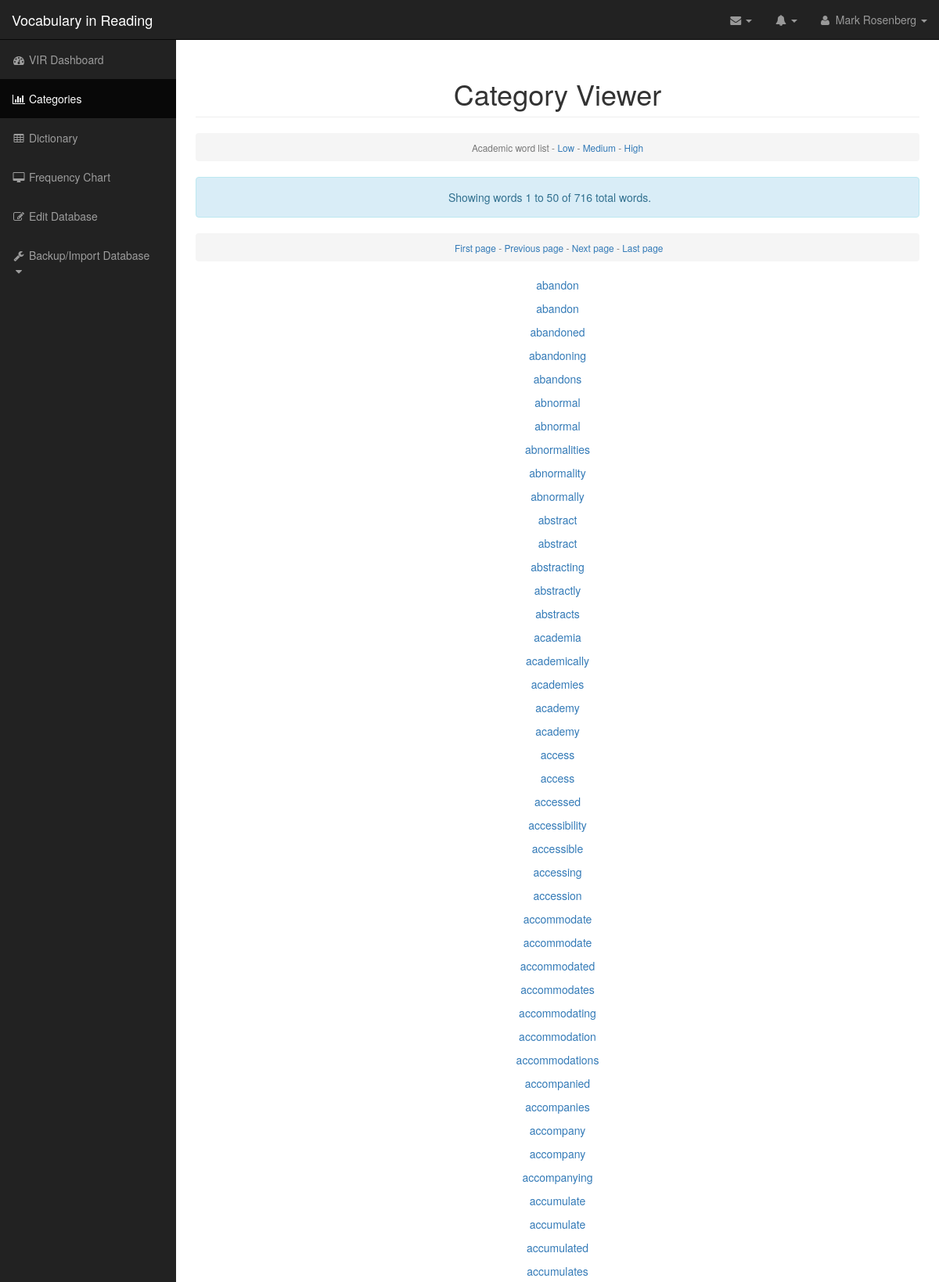
The app's page /Code/VIRS_Admin_Panel_v2.0/awl.php (upper part) with its own data.
### tables this page shows
CREATE TABLE IF NOT EXISTS `awl` (
  `id` int(11) NOT NULL AUTO_INCREMENT,
  `word` varchar(256) NOT NULL,
  PRIMARY KEY (`id`)
);

### Code/VIRS_Admin_Panel_v2.0/awl.php (the view, shortened to what this page needs)
<?php require_once('Connections/sql.php'); ?>
<?php
$currentPage = $_SERVER["PHP_SELF"];
$maxRows_Recordset1 = 50;
$pageNum_Recordset1 = 0;
$startRow_Recordset1 = $pageNum_Recordset1 * $maxRows_Recordset1;
$query_Recordset1 = "SELECT * FROM awl ORDER BY word ASC";
$query_limit_Recordset1 = sprintf("%s LIMIT %d, %d", $query_Recordset1, $startRow_Recordset1, $maxRows_Recordset1);
$Recordset1 = mysql_query($query_limit_Recordset1, $sql) or die(mysql_error());
$row_Recordset1 = mysql_fetch_assoc($Recordset1);
if (isset($_GET['totalRows_Recordset1'])) {
  $totalRows_Recordset1 = $_GET['totalRows_Recordset1'];
} else {
  $all_Recordset1 = mysql_query($query_Recordset1);
  $totalRows_Recordset1 = mysql_num_rows($all_Recordset1);
}
$totalPages_Recordset1 = ceil($totalRows_Recordset1/$maxRows_Recordset1)-1;
$queryString_Recordset1 = "";
$queryString_Recordset1 = sprintf("&totalRows_Recordset1=%d%s", $totalRows_Recordset1, $queryString_Recordset1);
 $active = 1;   require 'header.php';
?>
<body><div align ="center">
  <div class="row">
                    <div class="col-lg-12">
                        <h1 class="page-header">
                            Category Viewer <br />
                        </h1>
       <ol class="breadcrumb">
                            <li class="active">
                                <i class="fa fa"></i><small>Academic word list - <a href="lo.php">Low</a> - <a href="med.php">Medium</a> - <a href="hi.php">High</a></small></li>
                        </ol>
<div class="row">
                    <div class="col-lg-12">
                        <div class="alert alert-info alert-dismissable">
<p>Showing words <?php echo ($startRow_Recordset1 + 1) ?> to <?php echo min($startRow_Recordset1 + $maxRows_Recordset1, $totalRows_Recordset1) ?> of <?php echo $totalRows_Recordset1 ?> total words.</p>
</div>
                    </div>
                </div>
<ol class="breadcrumb">
                            <li class="active">
                                <i class="fa fa"></i><small>
<a href="<?php printf("%s?pageNum_Recordset1=%d%s", $currentPage, 0, $queryString_Recordset1); ?>">First page</a> - <a href="<?php printf("%s?pageNum_Recordset1=%d%s", $currentPage, max(0, $pageNum_Recordset1 - 1), $queryString_Recordset1); ?>">Previous page</a> - <a href="<?php printf("%s?pageNum_Recordset1=%d%s", $currentPage, min($totalPages_Recordset1, $pageNum_Recordset1 + 1), $queryString_Recordset1); ?>">Next page</a> - <a href="<?php printf("%s?pageNum_Recordset1=%d%s", $currentPage, $totalPages_Recordset1, $queryString_Recordset1); ?>">Last page</a></small></li>
                        </ol>
<?php do { ?>
  <p><a href="define.php?word=<?php echo $row_Recordset1['word']; ?>" onclick="window.open(this.href, 'mywin',
'left=20,top=20,width=400,height=300,toolbar=0,resizable=0'); return false;"><?php echo $row_Recordset1['word']; ?></a></p>
  <?php } while ($row_Recordset1 = mysql_fetch_assoc($Recordset1)); ?>
</div></div></div>
<?php
 require 'footer.php';
?>

### Code/VIRS_Admin_Panel_v2.0/header.php (shortened to what this page needs)
<!DOCTYPE html>
<html lang="en">
<head>
    <link href="css/bootstrap.min.css" rel="stylesheet">
    <link href="css/sb-admin.css" rel="stylesheet">
    <link href="css/plugins/morris.css" rel="stylesheet">
    <link href="font-awesome/css/font-awesome.min.css" rel="stylesheet" type="text/css">
</head>
<body>
    <div id="wrapper">
        <nav class="navbar navbar-inverse navbar-fixed-top" role="navigation">
            <div class="navbar-header">
                <a class="navbar-brand" href="./">Vocabulary in Reading</a>
            </div>
            <ul class="nav navbar-right top-nav">
                <li class="dropdown">
                    <a href="#" class="dropdown-toggle" data-toggle="dropdown"><i class="fa fa-envelope"></i> <b class="caret"></b></a>
                </li>
                <li class="dropdown">
                    <a href="#" class="dropdown-toggle" data-toggle="dropdown"><i class="fa fa-bell"></i> <b class="caret"></b></a>
                </li>
                <li class="dropdown">
                    <a href="#" class="dropdown-toggle" data-toggle="dropdown"><i class="fa fa-user"></i> &nbsp;Mark Rosenberg <b class="caret"></b></a>
                </li>
            </ul>
            <div class="collapse navbar-collapse navbar-ex1-collapse">
                <ul class="nav navbar-nav side-nav">
                    <li <?php if( $active == 0){ ?>class="active"><?php } else echo ">";  ?>
                        <a href="./"><i class="fa fa-fw fa-dashboard"></i> VIR Dashboard</a>
                    </li>
                    <li <?php if( $active == 1){ ?>class="active"><?php } else echo ">";?>
                        <a href="awl.php"><i class="fa fa-fw fa-bar-chart-o"></i> Categories</a>
                    </li>
                    <li <?php if( $active == 2){ ?>class="active"><?php } else echo ">";?>
                        <a href="dict.php"><i class="fa fa-fw fa-table"></i> Dictionary</a>
                    </li>
                    <li <?php if( $active == 3){ ?>class="active"><?php } else echo ">";?>
                        <a href="freq.php"><i class="fa fa-fw fa-desktop"></i> Frequency Chart</a>
                    </li>
                    <li <?php if( $active == 4){ ?>class="active"><?php } else echo ">";?>
                        <a href="edit.php"><i class="fa fa-fw fa-edit"></i> Edit Database</a>
                    </li>
                    <li <?php if( $active == 5){ ?>class="active"><?php } else echo ">";?>
                        <a href="javascript:;" data-toggle="collapse" data-target="#demo"><i class="fa fa-fw fa-wrench"></i> Backup/Import Database <i class="fa fa-fw fa-caret-down"></i></a>
                    </li>
                </ul>
            </div>
        </nav>
        <div id="page-wrapper">
            <div class="container-fluid">

### Code/VIRS_Admin_Panel_v2.0/footer.php (shortened to what this page needs)
                    </div>
                </div>
                            </div>
</body>
</html>

### Code/VIRS_Admin_Panel_v2.0/css/sb-admin.css (style rules this page uses)
body { margin-top: 100px; background-color: #222; }
@media (min-width:768px) { body { margin-top: 50px; } }
#wrapper { padding-left: 0; }
#page-wrapper { width: 100%; padding: 0; background-color: #fff; }
@media (min-width:768px) { #wrapper { padding-left: 225px; } }
@media (min-width:768px) { #page-wrapper { padding: 10px; } }
.top-nav { padding: 0 15px; }
.top-nav>li { display: inline-block; float: left; }
.top-nav>li>a { padding-top: 15px; padding-bottom: 15px; line-height: 20px; color: #999; }
@media (min-width:768px) { .side-nav { position: fixed; top: 51px; left: 225px; width: 225px; margin-left: -225px; border: none; border-radius: 0; overflow-y: auto; background-color: #222; bottom: 0; overflow-x: hidden; padding-bottom: 40px; } }
@media (min-width:768px) { .side-nav>li>a { width: 225px; } }

### records on screen
awl: word "abandon"
awl: word "abandon"
awl: word "abandoned"
awl: word "abandoning"
awl: word "abandons"
awl: word "abnormal"
awl: word "abnormal"
awl: word "abnormalities"
awl: word "abnormality"
awl: word "abnormally"
awl: word "abstract"
awl: word "abstract"
awl: word "abstracting"
awl: word "abstractly"
awl: word "abstracts"
awl: word "academia"
awl: word "academically"
awl: word "academies"
awl: word "academy"
awl: word "academy"
awl: word "access"
awl: word "access"
awl: word "accessed"
awl: word "accessibility"
awl: word "accessible"
awl: word "accessing"
awl: word "accession"
awl: word "accommodate"
awl: word "accommodate"
awl: word "accommodated"
awl: word "accommodates"
awl: word "accommodating"
awl: word "accommodation"
awl: word "accommodations"
awl: word "accompanied"
awl: word "accompanies"
awl: word "accompany"
awl: word "accompany"
awl: word "accompanying"
awl: word "accumulate"
awl: word "accumulate"
awl: word "accumulated"
awl: word "accumulates"

### other values on screen
$startRow_Recordset1 + 1 "1"
min($startRow_Recordset1 + $maxRows_Recordset1, $totalRows_Recordset1) "50"
$totalRows_Recordset1 "716"
